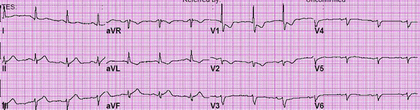
%> input picture src/ecg_image_digitizer/roi/Data/train_imgs/AcumeMI-ECG14.png, 420 x 110 px, shrunk from 800 x 209 before the run
$ octave --eval "result = ecg_gridest_margdist(imread('roi/Data/train_imgs/AcumeMI-ECG14.png'));"   (GNU Octave 9; MATLAB toolbox functions it lacks are replaced by stand-ins)
%> lines starting %> are read from the running program, lines starting %| are printed output that depends on the picture
### src/ecg_image_digitizer/tanh_sat.m
function y = tanh_sat(x, param, varargin)
% tanh_sat - Saturates outlier samples using a tanh shape function
%
% Usage:
%   y = tanh_sat(x, param, mode)
% Inputs:
%   x: Input data, can be a vector or a matrix (channels x time)
%   param: Scaling factor for the saturation level:
%       - If mode == 'ksigma' or no mode defined: k times the standard deviation of each channel
%       - If mode = 'absolute': a vector of absolute thresholds used to
%           saturate each channel. If param is a scalar, the same value is
%           used for all channels
%   mode (optional): 'ksigma' or 'absolute'. Default is 'ksigma'
%
% Output:
%   y: Saturated data with outliers replaced by the saturation level
%
% Revision History:
%   2020: First release
%   2023: Renamed from deprecated version TanhSaturation()
%
% References:
%   Reza Sameni, 2020-2023
%   The Open-Source Electrophysiological Toolbox
%   https://github.com/alphanumericslab/OSET

if nargin > 2 && ~isempty(varargin{1})
    mode = varargin{1};
else
    mode = 'ksigma';
end

switch mode
    case 'ksigma'
        alpha = param * std(x, [], 2); % Compute the scaling factor based on the standard deviation of each channel
    case 'absolute'
        if isscalar(param)
            alpha = param * ones(1, size(x, 1));
        elseif isvector(param)
            if length(param) == size(x, 1)
                alpha = param;
            else
                error('Parameter must be a scalar or a vector with the same number of elements as the data channels');
            end
        end
    otherwise
        error('Undefined mode');
end

alpha = alpha(:); % Convert to a column vector
y = diag(alpha) * tanh(diag(1./alpha) * x); % Scale the input data and apply the tanh function to saturate outliers

### src/ecg_image_digitizer/ecg_gridest_margdist.m
function [grid_size_hor, grid_size_ver, peak_gaps_hor, peak_gaps_ver, peak_amps_hor, peak_amps_ver] = ecg_gridest_margdist(img, varargin)
% ecg_gridest_margdist Estimates grid size in ECG images.
%
% This function analyzes an ECG image to estimate the grid size in both
% horizontal and vertical directions using the average marginal pixel
% densities of regular or random patches of the ECG. Potential horizontal
% and vertical grid sizes are returned for further evaluation
%
% Note: This function only detects regular grids. The returned values should
%   be evaluated based on the image DPI and ECG image style to map the grid
%   resolutions to physical time and amplitude units.
%
% Syntax:
%   [grid_size_hor, grid_size_ver, grid_spacing_hor_all_seg, grid_spacing_ver_all_seg] = ecg_gridest_margdist(img)
%   [grid_size_hor, grid_size_ver, grid_spacing_hor_all_seg, grid_spacing_ver_all_seg] = ecg_gridest_margdist(img, params)
%
% Inputs:
%   img - A 2D matrix representing the ECG image in grayscale or RGB formats.
%   params - (optional) A struct containing various parameters to control
%            the image processing and grid detection algorithm. Default
%            values are used if this argument is not provided or is partially
%            provided. See function implementation for details.
%
% Outputs:
%   grid_size_hor - Estimated grid size in the horizontal direction (in pixels).
%   grid_size_ver - Estimated grid size in the vertical direction (in pixels).
%   grid_spacing_hor_all_seg - Grid spacing for all segments in the
%                                     horizontal direction (in pixels).
%   grid_spacing_ver_all_seg - Grid spacing for all segments in the
%                                   vertical direction (in pixels).
%
% Example:
%   % Load an ECG image
%   img = imread('path/to/ecg_image.jpg');
%
%   % Estimate grid size with default parameters
%   [gh, gv, gsh, gsv] = ecg_gridest_margdist(img);
%
%   % Estimate grid size with custom parameters
%   params = struct('blur_sigma_in_inch', 0.8, 'remove_shadows', false);
%   [gh, gv, gsh, gsv] = ecg_gridest_margdist(img, params);
%
% Notes:
%   - The function requires Image Processing Toolbox for some operations.
%   - Edge detection is optional and can be controlled via the 'apply_edge_detection'
%     parameter in the params struct.
%   - The function uses histogram-based analysis for grid detection which
%     can be sensitive to image quality and resolution.
%
% Reference:
%   Reza Sameni, 2023, ECG-Image-Kit: A toolkit for ECG image analysis.
%   Available at: https://github.com/alphanumericslab/ecg-image-kit
%
% Revision History:
%   2023: First release
%

%% parse algorithm parameters
if nargin > 1
    params = varargin{1};
else
    params = [];
end

if ~isfield(params, 'blur_sigma_in_inch') || isempty(params.blur_sigma_in_inch)
    params.blur_sigma_in_inch = 1.0; % bluring filter sigma in inches
end
if ~isfield(params, 'paper_size_in_inch') || isempty(params.paper_size_in_inch)
    params.paper_size_in_inch = [11, 8.5]; % default paper size in inch (letter size)
end

if ~isfield(params, 'remove_shadows') || isempty(params.remove_shadows)
    params.remove_shadows = true; % remove shadows due to photography/scanning by default
end

if ~isfield(params, 'apply_edge_detection') || isempty(params.apply_edge_detection)
    params.apply_edge_detection = false; % detect grid on edge detection outputs
end

if ~isfield(params, 'cluster_peaks') || isempty(params.cluster_peaks)
    params.cluster_peaks = true; % cluster the marginal histogram peaks or not
end

if params.cluster_peaks
    if ~isfield(params, 'max_clusters') || isempty(params.max_clusters)
        params.max_clusters = 3; % number of clusters
    end

    if ~isfield(params, 'cluster_selection_method') || isempty(params.cluster_selection_method)
        params.cluster_selection_method = 'GAP_MIN_VAR'; % method for selecting clusters: 'GAP_MIN_VAR', 'MAX_AMP_PEAKS'
    end

end

if ~isfield(params, 'avg_quartile') || isempty(params.avg_quartile)
    params.avg_quartile = 50.0; % the middle quartile used for averaging the estimated grid gaps
end

if params.avg_quartile > 100.0
    error('avg_quartile parameter must be between 0 and 100.0');
end

if params.apply_edge_detection
    if ~isfield(params, 'post_edge_det_gauss_filt_std') || isempty(params.post_edge_det_gauss_filt_std)
        params.post_edge_det_gauss_filt_std = 0.01; % post edge detection line smoothing
    end

    if ~isfield(params, 'post_edge_det_sat') || isempty(params.post_edge_det_sat)
        params.post_edge_det_sat = true; % saturate densities or not
    end
    if params.post_edge_det_sat
        if ~isfield(params, 'sat_level_upper_prctile') || isempty(params.sat_level_upper_prctile)
            params.sat_level_upper_prctile = 99.0; % upper saturation threshold after bluring
        end
        if ~isfield(params, 'sat_level_lower_prctile') || isempty(params.sat_level_lower_prctile)
            params.sat_level_lower_prctile = 1.0; % lower saturation threshold after bluring
        end
    end
end

if ~isfield(params, 'sat_pre_grid_det') || isempty(params.sat_pre_grid_det)
    params.sat_pre_grid_det = true; % saturate densities or not (before spectral estimation)
end
if params.sat_pre_grid_det
    if ~isfield(params, 'sat_level_pre_grid_det') || isempty(params.sat_level_pre_grid_det)
        params.sat_level_pre_grid_det = 0.7; % saturation k-sigma before grid detection
    end
end

if ~isfield(params, 'num_seg_hor') || isempty(params.num_seg_hor)
    params.num_seg_hor = 4;
end

if ~isfield(params, 'num_seg_ver') || isempty(params.num_seg_ver)
    params.num_seg_ver = 4;
end

if ~isfield(params, 'hist_grid_det_method') || isempty(params.hist_grid_det_method)
    params.hist_grid_det_method = 'RANDOM_TILING'; %'REGULAR_TILING', 'RANDOM_TILING';
    if ~isfield(params, 'total_segments') || isempty(params.total_segments)
        params.total_segments = 100;
    end
end

if ~isfield(params, 'min_grid_resolution') || isempty(params.min_grid_resolution)
    params.min_grid_resolution = 1; % in pixels
end

if ~isfield(params, 'min_grid_peak_prom_prctile') || isempty(params.min_grid_peak_prom_prctile)
    params.min_grid_peak_prom_prctile = 2;
end

if ~isfield(params, 'detailed_plots') || isempty(params.detailed_plots)
    params.detailed_plots = 0; % 0 no plots, 1 some plots, 2 all plots (for diagnosis mode only)
end

width = size(img, 2);
%> width = 420
height = size(img, 1);
%> height = 110

%% convert image to gray scale if in RGB
if ndims(img) == 3
    img_gray = double(rgb2gray(img));
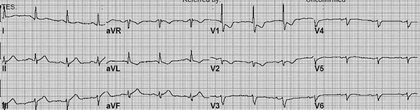
%> img_gray: size 110x420 double; min 2, max 255, mean 193.5
    img_gray = img_gray / max(img_gray(:));
else
    img_gray = double(img);
    img_gray = imcomplement(img_gray / max(img_gray(:)));
end

%% shaddow removal and intensity normalization
switch params.remove_shadows
    case true
        blurrring_sigma = mean([width * params.blur_sigma_in_inch / params.paper_size_in_inch(1), height * params.blur_sigma_in_inch / params.paper_size_in_inch(2)]);
%> blurrring_sigma = 25.56
        img_gray_blurred = imgaussfilt(img_gray, blurrring_sigma, 'Padding', 'symmetric');

        img_gray_normalized = img_gray ./ img_gray_blurred;
        img_gray_normalized = (img_gray_normalized - min(img_gray_normalized(:)))/(max(img_gray_normalized(:)) - min(img_gray_normalized(:)));

    case false
        img_gray_blurred = img_gray;
        img_gray_normalized = img_gray;

end

%% edge detection
if params.apply_edge_detection
    % Canny edge detection
    edges = edge(img_gray_normalized, 'Canny');

    % make the edges sharper
    % edges = bwmorph(edges, 'thin', Inf);
    edges = bwmorph(edges, 'skel', Inf);

    % smooth the lines
    blurrring_sigma = mean([width * params.post_edge_det_gauss_filt_std / params.paper_size_in_inch(1), height * params.post_edge_det_gauss_filt_std / params.paper_size_in_inch(2)]);
    edges_blurred = imgaussfilt(double(edges), blurrring_sigma);
    % edges_blurred = edges_blurred / max(edges_blurred(:));
    % edges_blurred = double(edges) / max(double(edges(:)));

    edges_blurred_sat = edges_blurred;
    % saturate extreme pixels
    if params.post_edge_det_sat
        % upper saturation level
        sat_level = prctile(edges_blurred(:), params.sat_level_upper_prctile);
        I_sat = edges_blurred > sat_level;
        edges_blurred_sat(I_sat) = sat_level;

        % lower saturation level
        sat_level = prctile(edges_blurred(:), params.sat_level_lower_prctile);
        I_sat = edges_blurred < sat_level;
        edges_blurred_sat(I_sat) = sat_level;
    end

    edges_blurred_sat = edges_blurred_sat / max(edges_blurred_sat(:));

    img_gray_normalized = imcomplement((edges_blurred_sat - min(edges_blurred_sat(:)))/(max(edges_blurred_sat(:)) - min(edges_blurred_sat(:))));
end

%% image density saturation
if params.sat_pre_grid_det
    img_sat = tanh_sat(1.0 - img_gray_normalized(:)', params.sat_level_pre_grid_det, 'ksigma')';%imbinarize(img_gray_normalized, 'adaptive','ForegroundPolarity','dark','Sensitivity',0.4);
%> in tanh_sat, `mode = varargin{1};`: mode = 'ksigma'
%> in tanh_sat, `alpha = param * std(x, [], 2);`: alpha = 0.0756
    img_gray_normalized = reshape(img_sat, size(img_gray_normalized));
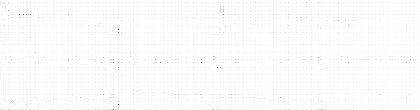
%> img_gray_normalized: size 110x420 double; min 0, max 0.0756, mean 0.0748; drawn with min black and max white
end

%% segmentation
seg_width = floor(width / params.num_seg_hor);
%> seg_width = 105
seg_height = floor(height / params.num_seg_ver);
%> seg_height = 27
switch params.hist_grid_det_method
    case 'REGULAR_TILING' % regular tiling across the entire image
        segments_stacked = zeros(seg_height, seg_width, params.num_seg_hor * params.num_seg_ver);
        k = 1;
        for i = 1 : params.num_seg_ver
            for j = 1 : params.num_seg_hor
                segments_stacked(:, :, k) = img_gray_normalized((i -1)*seg_height + 1 : i*seg_height, (j -1)*seg_width + 1 : j*seg_width);
                k = k + 1;
            end
        end
    case 'RANDOM_TILING' % random segments across the entire image
        segments_stacked = zeros(seg_height, seg_width, params.total_segments);
        for k = 1 : params.total_segments
            start_hor = randi(width - seg_width);
            start_ver = randi(height - seg_height);
            segments_stacked(:, :, k) = img_gray_normalized(start_ver : start_ver + seg_height-1, start_hor : start_hor + seg_width-1);
        end
end

%% horizontal/vertical histogram estimation per patch
% grid_spacing_hor_all_seg = zeros(1, size(segments_stacked, 3));
% grid_spacing_ver_all_seg = zeros(1, size(segments_stacked, 3));
peak_amps_hor = [];
peak_gaps_hor = [];
peak_amps_ver = [];
peak_gaps_ver = [];
for k = 1 : size(segments_stacked, 3)
    hist_hor = 1.0 - mean(segments_stacked(:, :, k), 2); % marginal intensity (black and white flipped)
    min_grid_peak_prominence = prctile(hist_hor, params.min_grid_peak_prom_prctile) - min(hist_hor);
    [pk_amps_hor, I_pk_hor] = findpeaks(hist_hor, 'MinPeakDistance', params.min_grid_resolution, 'MinPeakProminence', min_grid_peak_prominence);
    if length(pk_amps_hor) > 1
        peak_amps_hor = cat(1, peak_amps_hor, pk_amps_hor(2:end));
        peak_gaps_hor = cat(1, peak_gaps_hor, diff(I_pk_hor));
    end

    hist_ver = 1.0 - mean(segments_stacked(:, :, k), 1)'; % marginal intensity (black and white flipped)
    min_grid_peak_prominence = prctile(hist_ver, params.min_grid_peak_prom_prctile) - min(hist_ver);
    [pk_amps_ver, I_pk_ver] = findpeaks(hist_ver, 'MinPeakDistance', params.min_grid_resolution, 'MinPeakProminence', min_grid_peak_prominence);
    if length(pk_amps_ver) > 1
        peak_amps_ver = cat(1, peak_amps_ver, pk_amps_ver(2:end));
        peak_gaps_ver = cat(1, peak_gaps_ver, diff(I_pk_ver));
    end
end
%> this loop made 1 pass

%% calculate horizontal/vertical grid sizes based on the marginal distributions with max intensity
if params.cluster_peaks == false % direct method
    peak_gaps_prctiles = prctile(peak_gaps_hor, [50.0 - params.avg_quartile/2, 50.0 + params.avg_quartile/2]);
    grid_size_hor = mean(peak_gaps_hor(peak_gaps_hor >= peak_gaps_prctiles(1) & peak_gaps_hor <= peak_gaps_prctiles(2)), 'omitnan');

    peak_gaps_prctiles = prctile(peak_gaps_ver, [50.0 - params.avg_quartile/2, 50.0 + params.avg_quartile/2]);
    grid_size_ver = mean(peak_gaps_ver(peak_gaps_ver >= peak_gaps_prctiles(1) & peak_gaps_ver <= peak_gaps_prctiles(2)), 'omitnan');
else % indirect method (cluster the local peaks)
    eval_kmeans = @(X,K)(kmeans(X, K)); % use kmeans clustering
    klist = 1 : params.max_clusters; % the maximum number of clusters

    eva = evalclusters([peak_amps_hor(:), peak_gaps_hor(:)], eval_kmeans, 'CalinskiHarabasz', 'klist', klist); % use peak amps and gaps as features
    IDX_hor = kmeans(peak_amps_hor(:), eva.OptimalK);
    switch params.cluster_selection_method % method for selecting clusters: 'GAP_MIN_VAR', 'MAX_AMP_PEAKS'
        case 'GAP_MIN_VAR' % select the cluster with local peaks that are most regular in their gaps (have the smallest inter-peak gap variance)
            peak_gaps_per_cluster = zeros(1, eva.OptimalK);
            for cc = 1 : eva.OptimalK
                peak_gaps_per_cluster(cc) = std(peak_gaps_hor(IDX_hor == cc));
            end
            [~, selected_cluster_hor] = min(peak_gaps_per_cluster);
        case 'MAX_AMP_PEAKS' % select the cluster that has the highest marginal density
            peak_amps_per_cluster = zeros(1, eva.OptimalK);
            for cc = 1 : eva.OptimalK
                peak_amps_per_cluster(cc) = median(peak_amps_hor(IDX_hor == cc));
            end
            [~, selected_cluster_hor] = max(peak_amps_per_cluster);
        otherwise
            error('undefined cluster selection method')
    end
    % calculate the average of the middle of the distribution
    % (trimmed-mean) for robustness
    peak_gaps_selected_cluster = peak_gaps_hor(IDX_hor == selected_cluster_hor);
    peak_gaps_prctiles = prctile(peak_gaps_selected_cluster,[50.0 - params.avg_quartile/2, 50.0 + params.avg_quartile/2]);
    grid_size_hor = mean(peak_gaps_selected_cluster(peak_gaps_selected_cluster >= peak_gaps_prctiles(1) & peak_gaps_selected_cluster <= peak_gaps_prctiles(2)), 'omitnan');

    % repat the above steps for the vertical marginal densities
    eva = evalclusters([peak_amps_ver(:), peak_gaps_ver(:)], eval_kmeans, 'CalinskiHarabasz', 'klist', klist);
    IDX_ver = kmeans(peak_amps_ver(:), eva.OptimalK);
    switch params.cluster_selection_method % method for selecting clusters: 'GAP_MIN_VAR', 'MAX_AMP_PEAKS'
        case 'GAP_MIN_VAR'
            peak_gaps_per_cluster = zeros(1, eva.OptimalK);
            for cc = 1 : eva.OptimalK
                peak_gaps_per_cluster(cc) = std(peak_gaps_ver(IDX_ver == cc));
            end
            [~, selected_cluster_ver] = min(peak_gaps_per_cluster);
        case 'MAX_AMP_PEAKS'
            peak_amps_per_cluster = zeros(1, eva.OptimalK);
            for cc = 1 : eva.OptimalK
                peak_amps_per_cluster(cc) = median(peak_amps_ver(IDX_ver == cc));
            end
            [~, selected_cluster_ver] = max(peak_amps_per_cluster);
        otherwise
            error('undefined cluster selection method')
    end
    peak_gaps_selected_cluster = peak_gaps_ver(IDX_ver == selected_cluster_ver);
    peak_gaps_prctiles = prctile(peak_gaps_selected_cluster,[50.0 - params.avg_quartile/2, 50.0 + params.avg_quartile/2]);
    grid_size_ver = mean(peak_gaps_selected_cluster(peak_gaps_selected_cluster >= peak_gaps_prctiles(1) & peak_gaps_selected_cluster <= peak_gaps_prctiles(2)), 'omitnan');

end

% [26 lines of commented-out code are left out]

%% Plot results
if params.detailed_plots > 0
    figure
    subplot(2,2,1)
    imshow(img)
    title('img', 'interpreter', 'none')
    subplot(2,2,2)
    imshow(img_gray)
    title('img_gray', 'interpreter', 'none')
    subplot(2,2,3)
    imshow(img_gray_blurred)
    title('img_gray_blurred', 'interpreter', 'none')
    subplot(2,2,4)
    imshow(img_gray_normalized)
    title('img_gray_normalized', 'interpreter', 'none')
    sgtitle('Preprocessing stages (shaddow removal and intensity normalization)');

    figure
    subplot(121)
    histogram(peak_gaps_hor)
    title('Histogram of horizontal grid spacing estimate of all segments')

    subplot(122)
    histogram(peak_gaps_ver)
    title('Histogram of vertical grid spacing estimate of all segments')
end
%> (the run ends here)

$ run again, on src/ecg_image_digitizer/roi/Data/train_imgs/AcumeMI-ECG4.png
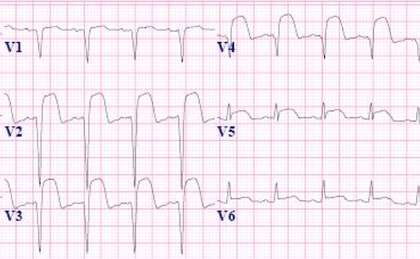
%> input picture src/ecg_image_digitizer/roi/Data/train_imgs/AcumeMI-ECG4.png, 420 x 259 px, shrunk from 565 x 348 before the run
%> in ecg_gridest_margdist, `img_gray_normalized = img_gray ./ img_gray_blurred;`:
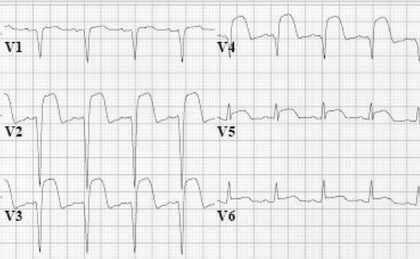
%> img_gray_normalized: size 259x420 double; min 0.0167, max 1.08, mean 1; drawn with min black and max white
%> mode = 'ksigma'
%> alpha = 0.0518
%> in ecg_gridest_margdist, `img_gray_normalized = reshape(img_sat, size(img_gray_normalized));`:
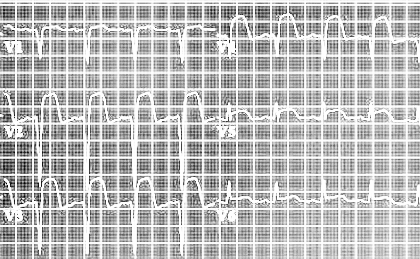
%> img_gray_normalized: size 259x420 double; min 0, max 0.0518, mean 0.0383; drawn with min black and max white
%> the loop in ecg_gridest_margdist, `for k = 1 : size(segments_stacked, 3)` made 1 pass
